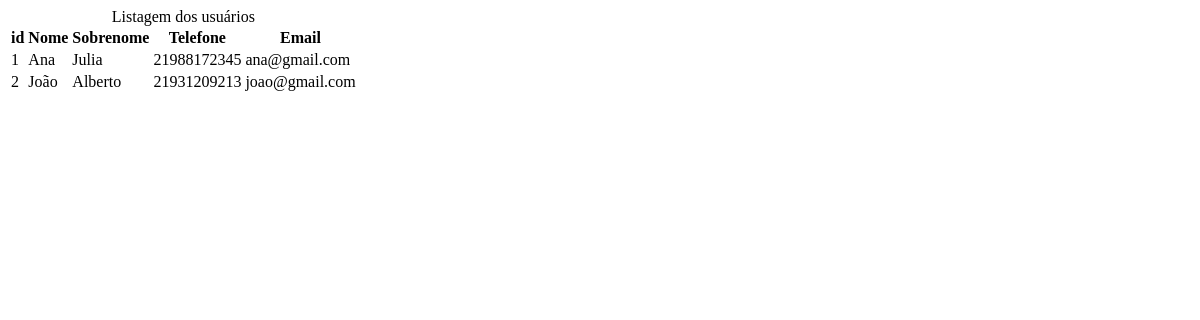
The app's page /listar/, older data.
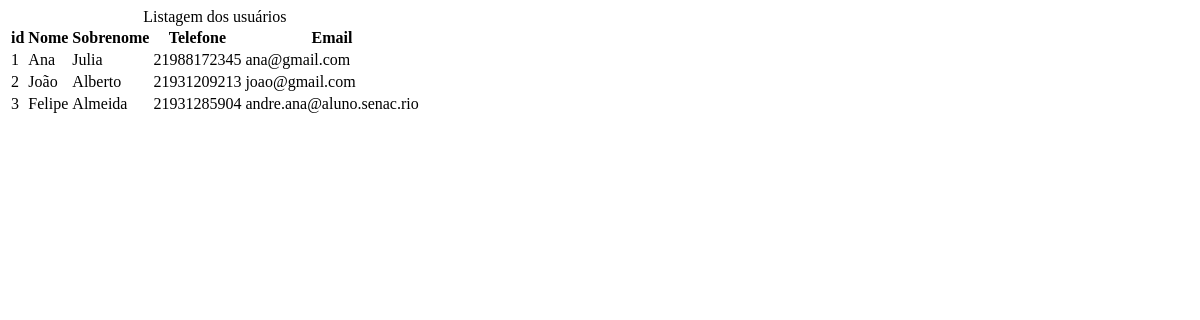
The same page, newer data.
### sistema/models.py (models this page shows, shortened)
class Usuario (models.Model):
    nome = models.CharField(max_length=50)
    sobrenome = models.CharField(max_length=50)
    cpf = models.CharField(max_length=11)
    telefone = models.CharField(max_length=20)
    email = models.EmailField()
    endereco = models.CharField(max_length=100)
    data_cadastro = models.DateField(default=timezone.now)
    ativo = models.BooleanField(default=True)
    imagem = models.ImageField(blank=True, upload_to='imagens/%Y/%m')

### sistema/views/usuario_views.py (the view)
# urls.py: path('listar/', views.listarUsuarios),
def listarUsuarios(request):
    usuarios = Usuario.objects.all()
    context = {
        'usuarios': usuarios
    }
    return render(
        request,
        'usuarios/listar.html',
        context,
    )

### sistema/templates/usuarios/listar.html
<div class="container">
    <table class="table">
        <caption class="table-caption">
            Listagem dos usuários
        </caption>
        <thead>
            <tr class="table-row table-row-header">
                <th class="table-header">id</th>
                <th class="table-header">Nome</th>
                <th class="table-header">Sobrenome</th>
                <th class="table-header">Telefone</th>
                <th class="table-header">Email</th>
            </tr>
        </thead>
        <tbody>
            {% for usuario in usuarios %}
                <tr class="table-row">
                    <td class="table-cel">{{ usuario.id }}</td>
                    <td class="table-cel">{{ usuario.nome }}</td>
                    <td class="table-cel">{{ usuario.sobrenome }}</td>
                    <td class="table-cel">{{ usuario.telefone }}</td>
                    <td class="table-cel">{{ usuario.email }}</td>
                </tr>
            {% endfor %}
        </tbody>
    </table>
</div>

Row changes from the older to the newer data that the page shows:
added Usuario: id "3", nome "Felipe", sobrenome "Almeida", telefone "21931285904", email "andre.ana@aluno.senac.rio"
